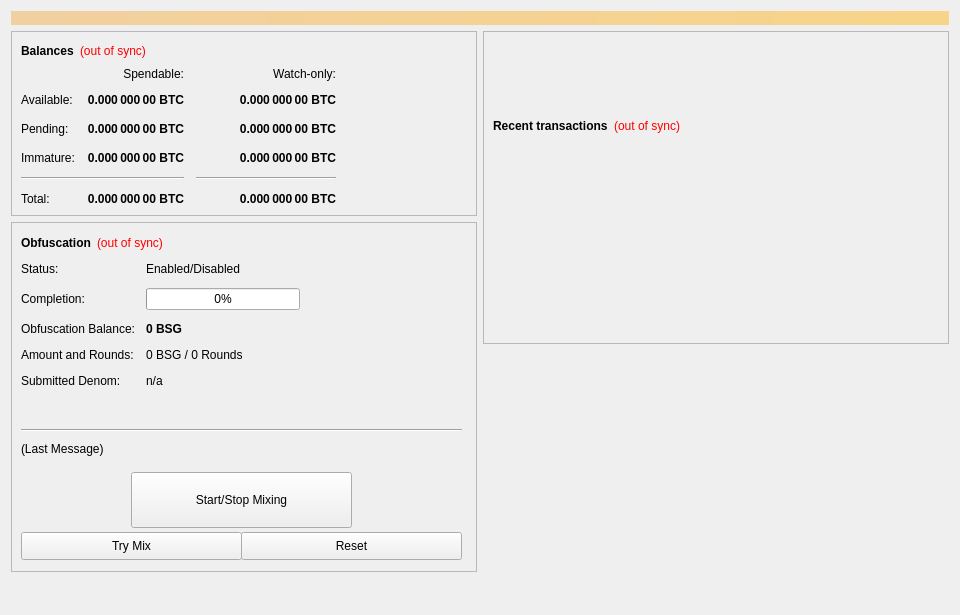
<?xml version="1.0" encoding="UTF-8"?>
<ui version="4.0">
 <class>OverviewPage</class>
 <widget class="QWidget" name="OverviewPage">
  <property name="geometry">
   <rect>
    <x>0</x>
    <y>0</y>
    <width>960</width>
    <height>615</height>
   </rect>
  </property>
  <property name="minimumSize">
   <size>
    <width>960</width>
    <height>0</height>
   </size>
  </property>
  <property name="windowTitle">
   <string>Form</string>
  </property>
  <layout class="QVBoxLayout" name="topLayout">
   <item>
    <widget class="QLabel" name="labelAlerts">
     <property name="visible">
      <bool>false</bool>
     </property>
     <property name="styleSheet">
      <string notr="true">background-color: qlineargradient(x1: 0, y1: 0, x2: 1, y2: 0, stop:0 #F0D0A0, stop:1 #F8D488); color:#000000;</string>
     </property>
     <property name="wordWrap">
      <bool>true</bool>
     </property>
     <property name="margin">
      <number>3</number>
     </property>
    </widget>
   </item>
   <item>
    <layout class="QHBoxLayout" name="horizontalLayout" stretch="1,1">
     <item>
      <layout class="QVBoxLayout" name="verticalLayout_2">
       <item>
        <widget class="QFrame" name="frame">
         <property name="frameShape">
          <enum>QFrame::StyledPanel</enum>
         </property>
         <property name="frameShadow">
          <enum>QFrame::Raised</enum>
         </property>
         <layout class="QVBoxLayout" name="verticalLayout_4">
          <item>
           <layout class="QHBoxLayout" name="horizontalLayout_4">
            <item>
             <widget class="QLabel" name="label_5">
              <property name="font">
               <font>
                <weight>75</weight>
                <bold>true</bold>
               </font>
              </property>
              <property name="text">
               <string>Balances</string>
              </property>
             </widget>
            </item>
            <item>
             <widget class="QLabel" name="labelWalletStatus">
              <property name="cursor">
               <cursorShape>WhatsThisCursor</cursorShape>
              </property>
              <property name="toolTip">
               <string>The displayed information may be out of date. Your wallet automatically synchronizes with the BSG network after a connection is established, but this process has not completed yet.</string>
              </property>
              <property name="styleSheet">
               <string notr="true">QLabel { color: red; }</string>
              </property>
              <property name="text">
               <string notr="true">(out of sync)</string>
              </property>
              <property name="alignment">
               <set>Qt::AlignLeading|Qt::AlignLeft|Qt::AlignVCenter</set>
              </property>
             </widget>
            </item>
            <item>
             <spacer name="horizontalSpacer_3">
              <property name="orientation">
               <enum>Qt::Horizontal</enum>
              </property>
              <property name="sizeHint" stdset="0">
               <size>
                <width>40</width>
                <height>20</height>
               </size>
              </property>
             </spacer>
            </item>
           </layout>
          </item>
          <item>
           <layout class="QGridLayout" name="gridLayout">
            <property name="spacing">
             <number>12</number>
            </property>
            <item row="2" column="2">
             <widget class="QLabel" name="labelWatchPending">
              <property name="font">
               <font>
                <weight>75</weight>
                <bold>true</bold>
               </font>
              </property>
              <property name="cursor">
               <cursorShape>IBeamCursor</cursorShape>
              </property>
              <property name="toolTip">
               <string>Unconfirmed transactions to watch-only addresses</string>
              </property>
              <property name="text">
               <string notr="true">0.000 000 00 BTC</string>
              </property>
              <property name="alignment">
               <set>Qt::AlignRight|Qt::AlignTrailing|Qt::AlignVCenter</set>
              </property>
              <property name="textInteractionFlags">
               <set>Qt::LinksAccessibleByMouse|Qt::TextSelectableByKeyboard|Qt::TextSelectableByMouse</set>
              </property>
             </widget>
            </item>
            <item row="2" column="1">
             <widget class="QLabel" name="labelUnconfirmed">
              <property name="font">
               <font>
                <weight>75</weight>
                <bold>true</bold>
               </font>
              </property>
              <property name="cursor">
               <cursorShape>IBeamCursor</cursorShape>
              </property>
              <property name="toolTip">
               <string>Total of transactions that have yet to be confirmed, and do not yet count toward the spendable balance</string>
              </property>
              <property name="text">
               <string notr="true">0.000 000 00 BTC</string>
              </property>
              <property name="alignment">
               <set>Qt::AlignRight|Qt::AlignTrailing|Qt::AlignVCenter</set>
              </property>
              <property name="textInteractionFlags">
               <set>Qt::LinksAccessibleByMouse|Qt::TextSelectableByKeyboard|Qt::TextSelectableByMouse</set>
              </property>
             </widget>
            </item>
            <item row="3" column="2">
             <widget class="QLabel" name="labelWatchImmature">
              <property name="font">
               <font>
                <weight>75</weight>
                <bold>true</bold>
               </font>
              </property>
              <property name="cursor">
               <cursorShape>IBeamCursor</cursorShape>
              </property>
              <property name="toolTip">
               <string>Staked or masternode rewards in watch-only addresses that has not yet matured</string>
              </property>
              <property name="text">
               <string notr="true">0.000 000 00 BTC</string>
              </property>
              <property name="alignment">
               <set>Qt::AlignRight|Qt::AlignTrailing|Qt::AlignVCenter</set>
              </property>
              <property name="textInteractionFlags">
               <set>Qt::LinksAccessibleByMouse|Qt::TextSelectableByKeyboard|Qt::TextSelectableByMouse</set>
              </property>
             </widget>
            </item>
            <item row="4" column="0" colspan="2">
             <widget class="Line" name="lineSpendableBalance">
              <property name="orientation">
               <enum>Qt::Horizontal</enum>
              </property>
             </widget>
            </item>
            <item row="4" column="2">
             <widget class="Line" name="lineWatchBalance">
              <property name="sizePolicy">
               <sizepolicy hsizetype="Preferred" vsizetype="Fixed">
                <horstretch>0</horstretch>
                <verstretch>0</verstretch>
               </sizepolicy>
              </property>
              <property name="minimumSize">
               <size>
                <width>140</width>
                <height>0</height>
               </size>
              </property>
              <property name="orientation">
               <enum>Qt::Horizontal</enum>
              </property>
             </widget>
            </item>
            <item row="5" column="0">
             <widget class="QLabel" name="labelTotalText">
              <property name="text">
               <string>Total:</string>
              </property>
             </widget>
            </item>
            <item row="3" column="1">
             <widget class="QLabel" name="labelImmature">
              <property name="font">
               <font>
                <weight>75</weight>
                <bold>true</bold>
               </font>
              </property>
              <property name="cursor">
               <cursorShape>IBeamCursor</cursorShape>
              </property>
              <property name="toolTip">
               <string>Staked or masternode rewards that has not yet matured</string>
              </property>
              <property name="text">
               <string notr="true">0.000 000 00 BTC</string>
              </property>
              <property name="alignment">
               <set>Qt::AlignRight|Qt::AlignTrailing|Qt::AlignVCenter</set>
              </property>
              <property name="textInteractionFlags">
               <set>Qt::LinksAccessibleByMouse|Qt::TextSelectableByKeyboard|Qt::TextSelectableByMouse</set>
              </property>
             </widget>
            </item>
            <item row="2" column="3">
             <spacer name="horizontalSpacer_2">
              <property name="orientation">
               <enum>Qt::Horizontal</enum>
              </property>
              <property name="sizeHint" stdset="0">
               <size>
                <width>40</width>
                <height>20</height>
               </size>
              </property>
             </spacer>
            </item>
            <item row="3" column="0">
             <widget class="QLabel" name="labelImmatureText">
              <property name="text">
               <string>Immature:</string>
              </property>
             </widget>
            </item>
            <item row="5" column="1">
             <widget class="QLabel" name="labelTotal">
              <property name="font">
               <font>
                <weight>75</weight>
                <bold>true</bold>
               </font>
              </property>
              <property name="cursor">
               <cursorShape>IBeamCursor</cursorShape>
              </property>
              <property name="toolTip">
               <string>Your current total balance</string>
              </property>
              <property name="text">
               <string notr="true">0.000 000 00 BTC</string>
              </property>
              <property name="alignment">
               <set>Qt::AlignRight|Qt::AlignTrailing|Qt::AlignVCenter</set>
              </property>
              <property name="textInteractionFlags">
               <set>Qt::LinksAccessibleByMouse|Qt::TextSelectableByKeyboard|Qt::TextSelectableByMouse</set>
              </property>
             </widget>
            </item>
            <item row="5" column="2">
             <widget class="QLabel" name="labelWatchTotal">
              <property name="font">
               <font>
                <weight>75</weight>
                <bold>true</bold>
               </font>
              </property>
              <property name="cursor">
               <cursorShape>IBeamCursor</cursorShape>
              </property>
              <property name="toolTip">
               <string>Current total balance in watch-only addresses</string>
              </property>
              <property name="text">
               <string notr="true">0.000 000 00 BTC</string>
              </property>
              <property name="alignment">
               <set>Qt::AlignRight|Qt::AlignTrailing|Qt::AlignVCenter</set>
              </property>
              <property name="textInteractionFlags">
               <set>Qt::LinksAccessibleByMouse|Qt::TextSelectableByKeyboard|Qt::TextSelectableByMouse</set>
              </property>
             </widget>
            </item>
            <item row="0" column="2">
             <widget class="QLabel" name="labelWatchonly">
              <property name="text">
               <string>Watch-only:</string>
              </property>
              <property name="alignment">
               <set>Qt::AlignRight|Qt::AlignTrailing|Qt::AlignVCenter</set>
              </property>
             </widget>
            </item>
            <item row="1" column="0">
             <widget class="QLabel" name="labelBalanceText">
              <property name="text">
               <string>Available:</string>
              </property>
             </widget>
            </item>
            <item row="1" column="1">
             <widget class="QLabel" name="labelBalance">
              <property name="font">
               <font>
                <weight>75</weight>
                <bold>true</bold>
               </font>
              </property>
              <property name="cursor">
               <cursorShape>IBeamCursor</cursorShape>
              </property>
              <property name="toolTip">
               <string>Your current spendable balance</string>
              </property>
              <property name="text">
               <string notr="true">0.000 000 00 BTC</string>
              </property>
              <property name="alignment">
               <set>Qt::AlignRight|Qt::AlignTrailing|Qt::AlignVCenter</set>
              </property>
              <property name="textInteractionFlags">
               <set>Qt::LinksAccessibleByMouse|Qt::TextSelectableByKeyboard|Qt::TextSelectableByMouse</set>
              </property>
             </widget>
            </item>
            <item row="1" column="2">
             <widget class="QLabel" name="labelWatchAvailable">
              <property name="font">
               <font>
                <weight>75</weight>
                <bold>true</bold>
               </font>
              </property>
              <property name="cursor">
               <cursorShape>IBeamCursor</cursorShape>
              </property>
              <property name="toolTip">
               <string>Your current balance in watch-only addresses</string>
              </property>
              <property name="text">
               <string notr="true">0.000 000 00 BTC</string>
              </property>
              <property name="alignment">
               <set>Qt::AlignRight|Qt::AlignTrailing|Qt::AlignVCenter</set>
              </property>
              <property name="textInteractionFlags">
               <set>Qt::LinksAccessibleByMouse|Qt::TextSelectableByKeyboard|Qt::TextSelectableByMouse</set>
              </property>
             </widget>
            </item>
            <item row="2" column="0">
             <widget class="QLabel" name="labelPendingText">
              <property name="text">
               <string>Pending:</string>
              </property>
             </widget>
            </item>
            <item row="0" column="1">
             <widget class="QLabel" name="labelSpendable">
              <property name="text">
               <string>Spendable:</string>
              </property>
              <property name="alignment">
               <set>Qt::AlignRight|Qt::AlignTrailing|Qt::AlignVCenter</set>
              </property>
             </widget>
            </item>
           </layout>
          </item>
         </layout>
        </widget>
       </item>
       <item>
        <widget class="QFrame" name="frameObfuscation">
         <property name="minimumSize">
          <size>
           <width>0</width>
           <height>350</height>
          </size>
         </property>
         <property name="layoutDirection">
          <enum>Qt::LeftToRight</enum>
         </property>
         <property name="frameShape">
          <enum>QFrame::StyledPanel</enum>
         </property>
         <property name="frameShadow">
          <enum>QFrame::Raised</enum>
         </property>
         <widget class="QWidget" name="formLayoutWidget">
          <property name="geometry">
           <rect>
            <x>10</x>
            <y>40</y>
            <width>451</width>
            <height>161</height>
           </rect>
          </property>
          <layout class="QFormLayout" name="formLayout">
           <property name="fieldGrowthPolicy">
            <enum>QFormLayout::AllNonFixedFieldsGrow</enum>
           </property>
           <property name="horizontalSpacing">
            <number>11</number>
           </property>
           <property name="verticalSpacing">
            <number>12</number>
           </property>
           <item row="0" column="0">
            <widget class="QLabel" name="label_6">
             <property name="text">
              <string>Status:</string>
             </property>
            </widget>
           </item>
           <item row="1" column="0">
            <widget class="QLabel" name="label_7">
             <property name="text">
              <string>Completion:</string>
             </property>
            </widget>
           </item>
           <item row="1" column="1">
            <widget class="QProgressBar" name="obfuscationProgress">
             <property name="maximumSize">
              <size>
               <width>154</width>
               <height>16777215</height>
              </size>
             </property>
             <property name="value">
              <number>0</number>
             </property>
            </widget>
           </item>
           <item row="2" column="0">
            <widget class="QLabel" name="labelAnonymizedText">
             <property name="text">
              <string>Obfuscation Balance:</string>
             </property>
            </widget>
           </item>
           <item row="2" column="1">
            <widget class="QLabel" name="labelAnonymized">
             <property name="font">
              <font>
               <weight>75</weight>
               <bold>true</bold>
              </font>
             </property>
             <property name="text">
              <string notr="true">0 BSG</string>
             </property>
            </widget>
           </item>
           <item row="3" column="0">
            <widget class="QLabel" name="label_8">
             <property name="text">
              <string>Amount and Rounds:</string>
             </property>
            </widget>
           </item>
           <item row="3" column="1">
            <widget class="QLabel" name="labelAmountRounds">
             <property name="text">
              <string>0 BSG / 0 Rounds</string>
             </property>
            </widget>
           </item>
           <item row="4" column="0">
            <widget class="QLabel" name="label_9">
             <property name="text">
              <string>Submitted Denom:</string>
             </property>
            </widget>
           </item>
           <item row="4" column="1">
            <widget class="QLabel" name="labelSubmittedDenom">
             <property name="toolTip">
              <string>The denominations you submitted to the Masternode.&lt;br&gt;To mix, other users must submit the exact same denominations.</string>
             </property>
             <property name="text">
              <string>n/a</string>
             </property>
            </widget>
           </item>
           <item row="0" column="1">
            <widget class="QLabel" name="obfuscationEnabled">
             <property name="text">
              <string>Enabled/Disabled</string>
             </property>
            </widget>
           </item>
          </layout>
         </widget>
         <widget class="QPushButton" name="runAutoDenom">
          <property name="geometry">
           <rect>
            <x>251</x>
            <y>17</y>
            <width>1</width>
            <height>1</height>
           </rect>
          </property>
          <property name="palette">
           <palette>
            <active>
             <colorrole role="WindowText">
              <brush brushstyle="SolidPattern">
               <color alpha="255">
                <red>0</red>
                <green>0</green>
                <blue>0</blue>
               </color>
              </brush>
             </colorrole>
             <colorrole role="Button">
              <brush brushstyle="SolidPattern">
               <color alpha="255">
                <red>239</red>
                <green>238</green>
                <blue>238</blue>
               </color>
              </brush>
             </colorrole>
             <colorrole role="Light">
              <brush brushstyle="SolidPattern">
               <color alpha="255">
                <red>255</red>
                <green>255</green>
                <blue>255</blue>
               </color>
              </brush>
             </colorrole>
             <colorrole role="Midlight">
              <brush brushstyle="SolidPattern">
               <color alpha="255">
                <red>247</red>
                <green>246</green>
                <blue>246</blue>
               </color>
              </brush>
             </colorrole>
             <colorrole role="Dark">
              <brush brushstyle="SolidPattern">
               <color alpha="255">
                <red>119</red>
                <green>119</green>
                <blue>119</blue>
               </color>
              </brush>
             </colorrole>
             <colorrole role="Mid">
              <brush brushstyle="SolidPattern">
               <color alpha="255">
                <red>159</red>
                <green>159</green>
                <blue>159</blue>
               </color>
              </brush>
             </colorrole>
             <colorrole role="Text">
              <brush brushstyle="SolidPattern">
               <color alpha="255">
                <red>0</red>
                <green>0</green>
                <blue>0</blue>
               </color>
              </brush>
             </colorrole>
             <colorrole role="BrightText">
              <brush brushstyle="SolidPattern">
               <color alpha="255">
                <red>255</red>
                <green>255</green>
                <blue>255</blue>
               </color>
              </brush>
             </colorrole>
             <colorrole role="ButtonText">
              <brush brushstyle="SolidPattern">
               <color alpha="255">
                <red>0</red>
                <green>0</green>
                <blue>0</blue>
               </color>
              </brush>
             </colorrole>
             <colorrole role="Base">
              <brush brushstyle="SolidPattern">
               <color alpha="255">
                <red>255</red>
                <green>255</green>
                <blue>255</blue>
               </color>
              </brush>
             </colorrole>
             <colorrole role="Window">
              <brush brushstyle="SolidPattern">
               <color alpha="255">
                <red>239</red>
                <green>238</green>
                <blue>238</blue>
               </color>
              </brush>
             </colorrole>
             <colorrole role="Shadow">
              <brush brushstyle="SolidPattern">
               <color alpha="255">
                <red>0</red>
                <green>0</green>
                <blue>0</blue>
               </color>
              </brush>
             </colorrole>
             <colorrole role="AlternateBase">
              <brush brushstyle="SolidPattern">
               <color alpha="255">
                <red>247</red>
                <green>246</green>
                <blue>246</blue>
               </color>
              </brush>
             </colorrole>
             <colorrole role="ToolTipBase">
              <brush brushstyle="SolidPattern">
               <color alpha="255">
                <red>255</red>
                <green>255</green>
                <blue>220</blue>
               </color>
              </brush>
             </colorrole>
             <colorrole role="ToolTipText">
              <brush brushstyle="SolidPattern">
               <color alpha="255">
                <red>0</red>
                <green>0</green>
                <blue>0</blue>
               </color>
              </brush>
             </colorrole>
            </active>
            <inactive>
             <colorrole role="WindowText">
              <brush brushstyle="SolidPattern">
               <color alpha="255">
                <red>0</red>
                <green>0</green>
                <blue>0</blue>
               </color>
              </brush>
             </colorrole>
             <colorrole role="Button">
              <brush brushstyle="SolidPattern">
               <color alpha="255">
                <red>239</red>
                <green>238</green>
                <blue>238</blue>
               </color>
              </brush>
             </colorrole>
             <colorrole role="Light">
              <brush brushstyle="SolidPattern">
               <color alpha="255">
                <red>255</red>
                <green>255</green>
                <blue>255</blue>
               </color>
              </brush>
             </colorrole>
             <colorrole role="Midlight">
              <brush brushstyle="SolidPattern">
               <color alpha="255">
                <red>247</red>
                <green>246</green>
                <blue>246</blue>
               </color>
              </brush>
             </colorrole>
             <colorrole role="Dark">
              <brush brushstyle="SolidPattern">
               <color alpha="255">
                <red>119</red>
                <green>119</green>
                <blue>119</blue>
               </color>
              </brush>
             </colorrole>
             <colorrole role="Mid">
              <brush brushstyle="SolidPattern">
               <color alpha="255">
                <red>159</red>
                <green>159</green>
                <blue>159</blue>
               </color>
              </brush>
             </colorrole>
             <colorrole role="Text">
              <brush brushstyle="SolidPattern">
               <color alpha="255">
                <red>0</red>
                <green>0</green>
                <blue>0</blue>
               </color>
              </brush>
             </colorrole>
             <colorrole role="BrightText">
              <brush brushstyle="SolidPattern">
               <color alpha="255">
                <red>255</red>
                <green>255</green>
                <blue>255</blue>
               </color>
              </brush>
             </colorrole>
             <colorrole role="ButtonText">
              <brush brushstyle="SolidPattern">
               <color alpha="255">
                <red>0</red>
                <green>0</green>
                <blue>0</blue>
               </color>
              </brush>
             </colorrole>
             <colorrole role="Base">
              <brush brushstyle="SolidPattern">
               <color alpha="255">
                <red>255</red>
                <green>255</green>
                <blue>255</blue>
               </color>
              </brush>
             </colorrole>
             <colorrole role="Window">
              <brush brushstyle="SolidPattern">
               <color alpha="255">
                <red>239</red>
                <green>238</green>
                <blue>238</blue>
               </color>
              </brush>
             </colorrole>
             <colorrole role="Shadow">
              <brush brushstyle="SolidPattern">
               <color alpha="255">
                <red>0</red>
                <green>0</green>
                <blue>0</blue>
               </color>
              </brush>
             </colorrole>
             <colorrole role="AlternateBase">
              <brush brushstyle="SolidPattern">
               <color alpha="255">
                <red>247</red>
                <green>246</green>
                <blue>246</blue>
               </color>
              </brush>
             </colorrole>
             <colorrole role="ToolTipBase">
              <brush brushstyle="SolidPattern">
               <color alpha="255">
                <red>255</red>
                <green>255</green>
                <blue>220</blue>
               </color>
              </brush>
             </colorrole>
             <colorrole role="ToolTipText">
              <brush brushstyle="SolidPattern">
               <color alpha="255">
                <red>0</red>
                <green>0</green>
                <blue>0</blue>
               </color>
              </brush>
             </colorrole>
            </inactive>
            <disabled>
             <colorrole role="WindowText">
              <brush brushstyle="SolidPattern">
               <color alpha="255">
                <red>119</red>
                <green>119</green>
                <blue>119</blue>
               </color>
              </brush>
             </colorrole>
             <colorrole role="Button">
              <brush brushstyle="SolidPattern">
               <color alpha="255">
                <red>239</red>
                <green>238</green>
                <blue>238</blue>
               </color>
              </brush>
             </colorrole>
             <colorrole role="Light">
              <brush brushstyle="SolidPattern">
               <color alpha="255">
                <red>255</red>
                <green>255</green>
                <blue>255</blue>
               </color>
              </brush>
             </colorrole>
             <colorrole role="Midlight">
              <brush brushstyle="SolidPattern">
               <color alpha="255">
                <red>247</red>
                <green>246</green>
                <blue>246</blue>
               </color>
              </brush>
             </colorrole>
             <colorrole role="Dark">
              <brush brushstyle="SolidPattern">
               <color alpha="255">
                <red>119</red>
                <green>119</green>
                <blue>119</blue>
               </color>
              </brush>
             </colorrole>
             <colorrole role="Mid">
              <brush brushstyle="SolidPattern">
               <color alpha="255">
                <red>159</red>
                <green>159</green>
                <blue>159</blue>
               </color>
              </brush>
             </colorrole>
             <colorrole role="Text">
              <brush brushstyle="SolidPattern">
               <color alpha="255">
                <red>119</red>
                <green>119</green>
                <blue>119</blue>
               </color>
              </brush>
             </colorrole>
             <colorrole role="BrightText">
              <brush brushstyle="SolidPattern">
               <color alpha="255">
                <red>255</red>
                <green>255</green>
                <blue>255</blue>
               </color>
              </brush>
             </colorrole>
             <colorrole role="ButtonText">
              <brush brushstyle="SolidPattern">
               <color alpha="255">
                <red>119</red>
                <green>119</green>
                <blue>119</blue>
               </color>
              </brush>
             </colorrole>
             <colorrole role="Base">
              <brush brushstyle="SolidPattern">
               <color alpha="255">
                <red>239</red>
                <green>238</green>
                <blue>238</blue>
               </color>
              </brush>
             </colorrole>
             <colorrole role="Window">
              <brush brushstyle="SolidPattern">
               <color alpha="255">
                <red>239</red>
                <green>238</green>
                <blue>238</blue>
               </color>
              </brush>
             </colorrole>
             <colorrole role="Shadow">
              <brush brushstyle="SolidPattern">
               <color alpha="255">
                <red>0</red>
                <green>0</green>
                <blue>0</blue>
               </color>
              </brush>
             </colorrole>
             <colorrole role="AlternateBase">
              <brush brushstyle="SolidPattern">
               <color alpha="255">
                <red>239</red>
                <green>238</green>
                <blue>238</blue>
               </color>
              </brush>
             </colorrole>
             <colorrole role="ToolTipBase">
              <brush brushstyle="SolidPattern">
               <color alpha="255">
                <red>255</red>
                <green>255</green>
                <blue>220</blue>
               </color>
              </brush>
             </colorrole>
             <colorrole role="ToolTipText">
              <brush brushstyle="SolidPattern">
               <color alpha="255">
                <red>0</red>
                <green>0</green>
                <blue>0</blue>
               </color>
              </brush>
             </colorrole>
            </disabled>
           </palette>
          </property>
          <property name="focusPolicy">
           <enum>Qt::NoFocus</enum>
          </property>
          <property name="autoFillBackground">
           <bool>true</bool>
          </property>
          <property name="text">
           <string/>
          </property>
          <property name="flat">
           <bool>true</bool>
          </property>
         </widget>
         <widget class="QPushButton" name="toggleObfuscation">
          <property name="geometry">
           <rect>
            <x>120</x>
            <y>250</y>
            <width>221</width>
            <height>56</height>
           </rect>
          </property>
          <property name="sizePolicy">
           <sizepolicy hsizetype="MinimumExpanding" vsizetype="Fixed">
            <horstretch>0</horstretch>
            <verstretch>0</verstretch>
           </sizepolicy>
          </property>
          <property name="text">
           <string>Start/Stop Mixing</string>
          </property>
         </widget>
         <widget class="Line" name="lineLastMessage">
          <property name="geometry">
           <rect>
            <x>10</x>
            <y>200</y>
            <width>441</width>
            <height>16</height>
           </rect>
          </property>
          <property name="orientation">
           <enum>Qt::Horizontal</enum>
          </property>
         </widget>
         <widget class="QLabel" name="obfuscationStatus">
          <property name="geometry">
           <rect>
            <x>10</x>
            <y>220</y>
            <width>451</width>
            <height>61</height>
           </rect>
          </property>
          <property name="minimumSize">
           <size>
            <width>288</width>
            <height>43</height>
           </size>
          </property>
          <property name="text">
           <string>(Last Message)</string>
          </property>
          <property name="alignment">
           <set>Qt::AlignLeading|Qt::AlignLeft|Qt::AlignTop</set>
          </property>
          <property name="wordWrap">
           <bool>true</bool>
          </property>
         </widget>
         <widget class="QPushButton" name="obfuscationAuto">
          <property name="geometry">
           <rect>
            <x>10</x>
            <y>310</y>
            <width>221</width>
            <height>28</height>
           </rect>
          </property>
          <property name="sizePolicy">
           <sizepolicy hsizetype="MinimumExpanding" vsizetype="Fixed">
            <horstretch>0</horstretch>
            <verstretch>0</verstretch>
           </sizepolicy>
          </property>
          <property name="toolTip">
           <string>Try to manually submit a Obfuscation request.</string>
          </property>
          <property name="text">
           <string>Try Mix</string>
          </property>
         </widget>
         <widget class="QPushButton" name="obfuscationReset">
          <property name="geometry">
           <rect>
            <x>230</x>
            <y>310</y>
            <width>221</width>
            <height>28</height>
           </rect>
          </property>
          <property name="sizePolicy">
           <sizepolicy hsizetype="MinimumExpanding" vsizetype="Fixed">
            <horstretch>0</horstretch>
            <verstretch>0</verstretch>
           </sizepolicy>
          </property>
          <property name="toolTip">
           <string>Reset the current status of Obfuscation (can interrupt Obfuscation if it's in the process of Mixing, which can cost you money!)</string>
          </property>
          <property name="autoFillBackground">
           <bool>false</bool>
          </property>
          <property name="text">
           <string>Reset</string>
          </property>
         </widget>
         <widget class="QWidget" name="layoutWidget">
          <property name="geometry">
           <rect>
            <x>10</x>
            <y>10</y>
            <width>431</width>
            <height>22</height>
           </rect>
          </property>
          <layout class="QHBoxLayout" name="horizontalLayout_5">
           <item>
            <widget class="QLabel" name="label_2">
             <property name="font">
              <font>
               <weight>75</weight>
               <bold>true</bold>
              </font>
             </property>
             <property name="text">
              <string>Obfuscation</string>
             </property>
            </widget>
           </item>
           <item>
            <widget class="QLabel" name="labelObfuscationSyncStatus">
             <property name="toolTip">
              <string>The displayed information may be out of date. Your wallet automatically synchronizes with the BSG network after a connection is established, but this process has not completed yet.</string>
             </property>
             <property name="styleSheet">
              <string notr="true">QLabel { color: red; }</string>
             </property>
             <property name="text">
              <string notr="true">(out of sync)</string>
             </property>
             <property name="alignment">
              <set>Qt::AlignLeading|Qt::AlignLeft|Qt::AlignVCenter</set>
             </property>
            </widget>
           </item>
           <item>
            <spacer name="horizontalSpacer_4">
             <property name="orientation">
              <enum>Qt::Horizontal</enum>
             </property>
             <property name="sizeHint" stdset="0">
              <size>
               <width>40</width>
               <height>20</height>
              </size>
             </property>
            </spacer>
           </item>
          </layout>
         </widget>
        </widget>
       </item>
       <item>
        <spacer name="verticalSpacer">
         <property name="orientation">
          <enum>Qt::Vertical</enum>
         </property>
         <property name="sizeHint" stdset="0">
          <size>
           <width>20</width>
           <height>40</height>
          </size>
         </property>
        </spacer>
       </item>
      </layout>
     </item>
     <item>
      <layout class="QVBoxLayout" name="verticalLayout_3">
       <item>
        <widget class="QFrame" name="frame_2">
         <property name="frameShape">
          <enum>QFrame::StyledPanel</enum>
         </property>
         <property name="frameShadow">
          <enum>QFrame::Raised</enum>
         </property>
         <layout class="QVBoxLayout" name="verticalLayout">
          <item>
           <spacer name="verticalSpacer_3">
            <property name="orientation">
             <enum>Qt::Vertical</enum>
            </property>
            <property name="sizeType">
             <enum>QSizePolicy::Fixed</enum>
            </property>
            <property name="sizeHint" stdset="0">
             <size>
              <width>20</width>
              <height>75</height>
             </size>
            </property>
           </spacer>
          </item>
          <item>
           <layout class="QHBoxLayout" name="horizontalLayout_2">
            <item>
             <widget class="QLabel" name="label_4">
              <property name="font">
               <font>
                <weight>75</weight>
                <bold>true</bold>
               </font>
              </property>
              <property name="text">
               <string>Recent transactions</string>
              </property>
             </widget>
            </item>
            <item>
             <widget class="QLabel" name="labelTransactionsStatus">
              <property name="cursor">
               <cursorShape>WhatsThisCursor</cursorShape>
              </property>
              <property name="toolTip">
               <string>The displayed information may be out of date. Your wallet automatically synchronizes with the BSG network after a connection is established, but this process has not completed yet.</string>
              </property>
              <property name="styleSheet">
               <string notr="true">QLabel { color: red; }</string>
              </property>
              <property name="text">
               <string notr="true">(out of sync)</string>
              </property>
              <property name="alignment">
               <set>Qt::AlignRight|Qt::AlignTrailing|Qt::AlignVCenter</set>
              </property>
             </widget>
            </item>
            <item>
             <spacer name="horizontalSpacer">
              <property name="orientation">
               <enum>Qt::Horizontal</enum>
              </property>
              <property name="sizeHint" stdset="0">
               <size>
                <width>40</width>
                <height>20</height>
               </size>
              </property>
             </spacer>
            </item>
           </layout>
          </item>
          <item>
           <widget class="QListView" name="listTransactions">
            <property name="styleSheet">
             <string notr="true">QListView { background: transparent; }</string>
            </property>
            <property name="frameShape">
             <enum>QFrame::NoFrame</enum>
            </property>
            <property name="verticalScrollBarPolicy">
             <enum>Qt::ScrollBarAlwaysOff</enum>
            </property>
            <property name="horizontalScrollBarPolicy">
             <enum>Qt::ScrollBarAlwaysOff</enum>
            </property>
            <property name="selectionMode">
             <enum>QAbstractItemView::NoSelection</enum>
            </property>
           </widget>
          </item>
         </layout>
        </widget>
       </item>
       <item>
        <spacer name="verticalSpacer_2">
         <property name="orientation">
          <enum>Qt::Vertical</enum>
         </property>
         <property name="sizeType">
          <enum>QSizePolicy::Expanding</enum>
         </property>
         <property name="sizeHint" stdset="0">
          <size>
           <width>20</width>
           <height>40</height>
          </size>
         </property>
        </spacer>
       </item>
      </layout>
     </item>
    </layout>
   </item>
  </layout>
 </widget>
 <resources/>
 <connections/>
</ui>
